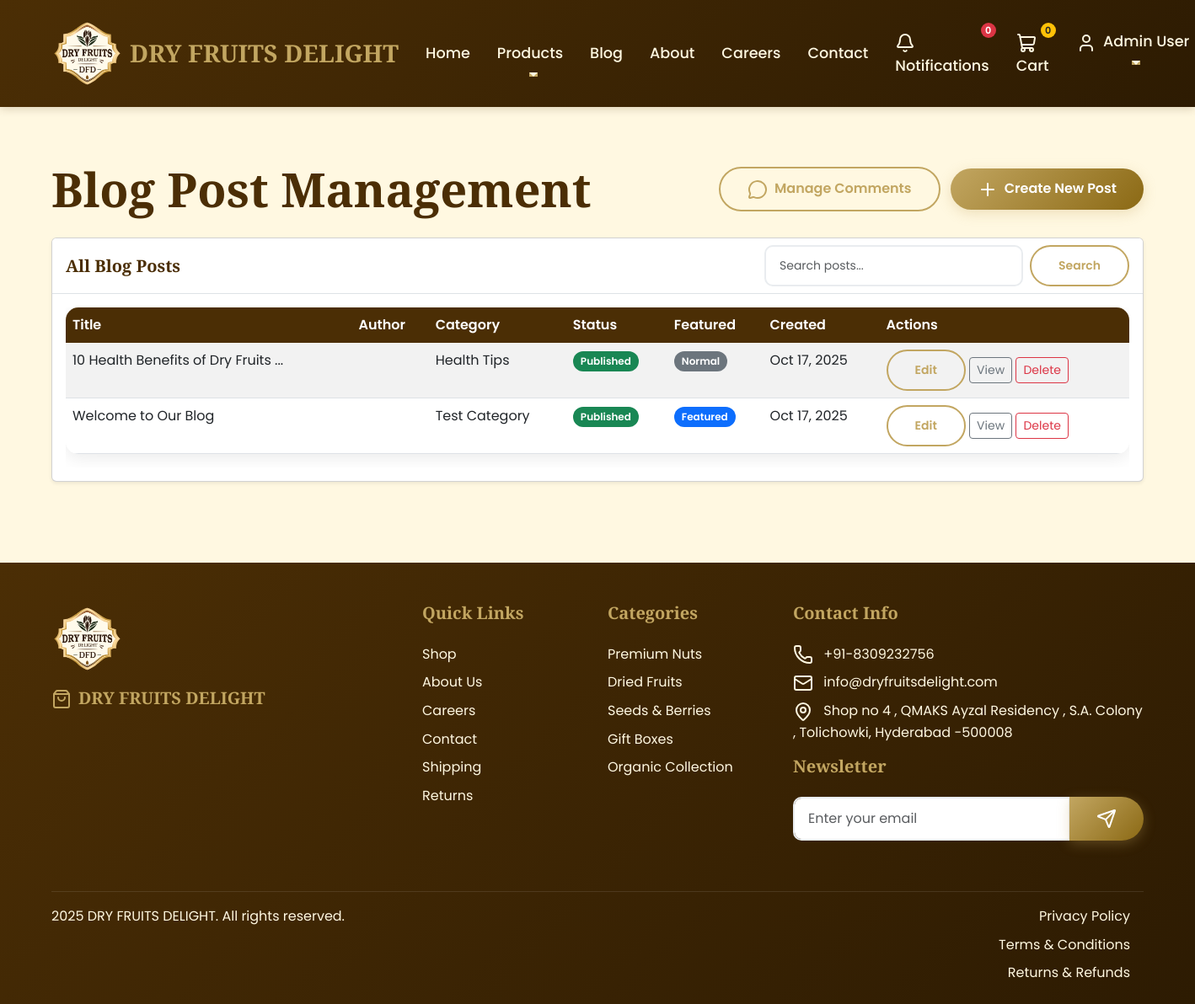
/blog/management/ (signed in), run on the app's committed database.
### apps/users/models.py (models this page shows, shortened)
class User(AbstractUser):
    full_name = models.CharField(max_length=100)
    mobile = models.CharField(max_length=15, blank=True)
    role = models.ForeignKey(Role, on_delete=models.PROTECT, null=True)
    is_active = models.BooleanField(default=True)
    date_joined = models.DateTimeField(default=timezone.now)
    @property
    def is_admin(self):
        return self.role and self.role.name == 'admin'

### apps/blog/models.py (models this page shows, shortened)
class Post(models.Model):
    STATUS_CHOICES = [
        ('draft', 'Draft'),
        ('published', 'Published'),
    ]
    title = models.CharField(max_length=200)
    slug = models.SlugField(unique=True)
    author = models.ForeignKey(User, on_delete=models.CASCADE, related_name='blog_posts')
    category = models.ForeignKey(Category, on_delete=models.CASCADE, related_name='posts')
    excerpt = models.TextField(max_length=300, blank=True, help_text='Brief summary of the post')
    content = models.TextField()
    featured_image = models.ImageField(upload_to='blog/', blank=True, null=True)
    is_featured = models.BooleanField(default=False)
    status = models.CharField(max_length=10, choices=STATUS_CHOICES, default='draft')
    created_at = models.DateTimeField(default=timezone.now)
    updated_at = models.DateTimeField(auto_now=True)
    published_at = models.DateTimeField(null=True, blank=True)
    meta_title = models.CharField(max_length=200, blank=True)
    meta_description = models.CharField(max_length=160, blank=True)
    keywords = models.CharField(max_length=255, blank=True, help_text="Comma-separated keywords for SEO")
    class Meta:
        ordering = ['-created_at']
        indexes = [
            models.Index(fields=['-created_at']),
            models.Index(fields=['status']),
            models.Index(fields=['is_featured']),
            models.Index(fields=['author']),
            models.Index(fields=['category']),
            models.Index(fields=['slug']),
        ]

class Category(models.Model):
    name = models.CharField(max_length=100, unique=True)
    description = models.TextField(blank=True)
    slug = models.SlugField(unique=True)
    is_active = models.BooleanField(default=True)
    created_at = models.DateTimeField(default=timezone.now)
    class Meta:
        verbose_name_plural = 'Categories'
        ordering = ['name']
        indexes = [
            models.Index(fields=['name']),
            models.Index(fields=['is_active']),
            models.Index(fields=['created_at']),
        ]

### apps/cms/models.py (models this page shows, shortened)
class FooterContent(models.Model):
    business_name = models.CharField(max_length=100, default="DRY FRUITS DELIGHT")
    copyright_text = models.CharField(max_length=200, default="© 2024 DRY FRUITS DELIGHT. All rights reserved.")
    address = models.TextField()
    phone = models.CharField(max_length=20)
    email = models.EmailField()
    facebook_url = models.URLField(blank=True)
    instagram_url = models.URLField(blank=True)
    twitter_url = models.URLField(blank=True)
    youtube_url = models.URLField(blank=True)
    is_active = models.BooleanField(default=True)
    updated_at = models.DateTimeField(auto_now=True)
    class Meta:
        verbose_name = "Footer Content"
        verbose_name_plural = "Footer Content"

### apps/blog/views.py (the view)
# urls.py: path('management/', views.post_management, name='post_management'),
@login_required
def post_management(request):
    if not request.user.is_admin:
        messages.error(request, 'Access denied. Admin privileges required.')
        return redirect('core:dashboard')
    search_query = request.GET.get('search', '')
    posts = Post.objects.select_related('author', 'category').order_by('-created_at')
    if search_query:
        query_filters = [
            Q(title__icontains=search_query),
            Q(content__icontains=search_query)
        ]
        posts = posts.filter(reduce(operator.or_, query_filters))
    paginator = Paginator(posts, 10)  # Show 10 posts per page
    page_number = request.GET.get('page')
    page_obj = paginator.get_page(page_number)
    context = {
        'posts': page_obj,
        'page_obj': page_obj,
        'search_query': search_query,
    }
    return render(request, 'blog/post_management.html', context)

### templates/blog/post_management.html (shortened to what this page needs)
{% extends 'base.html' %}
{% load static %}
{% block content %}
<div class="container py-5">
    <div class="row">
        <div class="col-12">
            <div class="d-flex justify-content-between align-items-center mb-4">
                <h1 class="display-4 fw-bold mb-0">Blog Post Management</h1>
                <div>
                    <a href="{% url 'blog:comment_management' %}" class="btn btn-outline-primary me-2">
                        <i data-lucide="message-circle" class="me-2"></i>Manage Comments
                    </a>
                    <a href="{% url 'blog:create_post' %}" class="btn btn-primary">
                        <i data-lucide="plus" class="me-2"></i>Create New Post
                    </a>
                </div>
            </div>
            <div class="card shadow-sm">
                <div class="card-header bg-white border-bottom">
                    <div class="d-flex justify-content-between align-items-center">
                        <h5 class="mb-0">All Blog Posts</h5>
                        <div>
                            <form method="get" class="d-flex">
                                <input type="text" name="search" class="form-control form-control-sm me-2" placeholder="Search posts..." value="{{ search_query }}">
                                <button class="btn btn-outline-primary btn-sm" type="submit">Search</button>
                            </form>
                        </div>
                    </div>
                </div>
                <div class="card-body">
                    {% if posts %}
                    <div class="table-responsive">
                        <table class="table table-striped">
                            <thead>
                                <tr>
                                    <th>Title</th>
                                    <th>Author</th>
                                    <th>Category</th>
                                    <th>Status</th>
                                    <th>Featured</th>
                                    <th>Created</th>
                                    <th>Actions</th>
                                </tr>
                            </thead>
                            <tbody>
                                {% for post in posts %}
                                <tr>
                                    <td>{{ post.title }}</td>
                                    <td>{{ post.author.full_name }}</td>
                                    <td>{{ post.category.name }}</td>
                                    <td>
                                        <span class="badge bg-{% if post.status == 'published' %}success{% else %}warning{% endif %}">
                                            {{ post.get_status_display }}
                                        </span>
                                    </td>
                                    <td>
                                        {% if post.is_featured %}
                                            <span class="badge bg-primary">Featured</span>
                                        {% else %}
                                            <span class="badge bg-secondary">Normal</span>
                                        {% endif %}
                                    </td>
                                    <td>{{ post.created_at|date:"M d, Y" }}</td>
                                    <td>
                                        <a href="{% url 'blog:edit_post' post.id %}" class="btn btn-sm btn-outline-primary">Edit</a>
                                        <a href="{% url 'blog:post_detail' post.slug %}" class="btn btn-sm btn-outline-secondary" target="_blank">View</a>
                                        <a href="{% url 'blog:delete_post' post.id %}" class="btn btn-sm btn-outline-danger"
                                           onclick="return confirm('Are you sure you want to delete this post?')">Delete</a>
                                    </td>
                                </tr>
                                {% endfor %}
                            </tbody>
                        </table>
                    </div>
                    {% endif %}
                </div>
            </div>
        </div>
    </div>
</div>
{% endblock %}

### templates/base.html (shortened to what this page needs)
<!DOCTYPE html>
<html lang="en">
{% load static %}
<head>
    <link href="https://cdn.jsdelivr.net/npm/bootstrap@5.3.0/dist/css/bootstrap.min.css" rel="stylesheet">
    <link href="{% static 'css/style.css' %}" rel="stylesheet">
</head>
<body class="{% if user.is_authenticated %}authenticated{% endif %}">
    <nav class="navbar navbar-expand-lg navbar-dark">
        <div class="container">
            <a class="navbar-brand" href="{% url 'core:home' %}">
                <img src="{% static 'images/dry fruits logo.png' %}" alt="DRY FRUITS DELIGHT Logo" class="me-2" style="height: 85px; width: auto; object-fit: contain;">
                DRY FRUITS DELIGHT
            </a>
            <div class="collapse navbar-collapse" id="navbarNav">
                <ul class="navbar-nav me-auto">
                    <li class="nav-item">
                        <a class="nav-link" href="{% url 'core:home' %}">Home</a>
                    </li>
                    <li class="nav-item dropdown">
                        <a class="nav-link dropdown-toggle" href="#" id="navbarDropdown" role="button" data-bs-toggle="dropdown">
                            Products
                        </a>
                    </li>
                    <li class="nav-item">
                        <a class="nav-link" href="{% url 'blog:home' %}">Blog</a>
                    </li>
                    <li class="nav-item">
                        <a class="nav-link" href="{% url 'cms:page_view' 'about' %}">About</a>
                    </li>
                    <li class="nav-item">
                        <a class="nav-link" href="{% url 'cms:page_view' 'careers' %}">Careers</a>
                    </li>
                    <li class="nav-item">
                        <a class="nav-link" href="{% url 'cms:page_view' 'contact' %}">Contact</a>
                    </li>
                </ul>
                <ul class="navbar-nav">
                    {% if user.is_authenticated %}
                        <li class="nav-item">
                            <a class="nav-link" href="#" id="notificationBell" data-bs-toggle="dropdown" aria-expanded="false">
                                <i data-lucide="bell" class="me-1"></i>
                                Notifications <span class="badge bg-danger notification-count">0</span>
                            </a>
                        </li>
                        <li class="nav-item">
                            <a class="nav-link" href="{% url 'core:cart' %}">
                                <i data-lucide="shopping-cart" class="me-1"></i>
                                Cart <span class="badge bg-warning text-dark cart-count">0</span>
                            </a>
                        </li>
                        <li class="nav-item dropdown">
                            <a class="nav-link dropdown-toggle user-menu" href="#" id="navbarDropdown" role="button" data-bs-toggle="dropdown">
                                <i data-lucide="user" class="me-1"></i>
                                {{ user.full_name|default:user.username }}
                            </a>
                        </li>
                    {% endif %}
                </ul>
            </div>
        </div>
    </nav>
    <div id="notification-popup-container" class="position-fixed bottom-0 end-0 p-3" style="z-index: 1050;"></div>
    <main>
        {% block content %}{% endblock %}
    </main>
    <footer class="footer">
        <div class="container">
            <div class="row">
                <div class="col-lg-4 col-md-6 mb-4">
                    {% if footer_content %}
                        <img src="{% static 'images/dry fruits logo.png' %}" alt="DRY FRUITS DELIGHT Logo" class="mb-3" style="height: 85px; width: auto; object-fit: contain;">
                        <h5><i data-lucide="shopping-bag" class="me-2"></i>{{ footer_content.business_name }}</h5>
                        <div class="d-flex">
                        </div>
                    {% endif %}
                </div>
                <div class="col-lg-2 col-md-6 mb-4">
                    <h5>Quick Links</h5>
                    <ul class="list-unstyled">
                        <li><a href="{% url 'core:shop' %}">Shop</a></li>
                        <li><a href="{% url 'cms:page_view' 'about' %}">About Us</a></li>
                        <li><a href="{% url 'cms:page_view' 'careers' %}">Careers</a></li>
                        <li><a href="{% url 'cms:page_view' 'contact' %}">Contact</a></li>
                        <li><a href="{% url 'cms:page_view' 'shipping' %}">Shipping</a></li>
                        <li><a href="{% url 'cms:page_view' 'returns' %}">Returns</a></li>
                    </ul>
                </div>
                <div class="col-lg-2 col-md-6 mb-4">
                    <h5>Categories</h5>
                    <ul class="list-unstyled">
                        <li><a href="{% url 'core:shop' %}?category=1">Premium Nuts</a></li>
                        <li><a href="{% url 'core:shop' %}?category=2">Dried Fruits</a></li>
                        <li><a href="{% url 'core:shop' %}?category=3">Seeds & Berries</a></li>
                        <li><a href="{% url 'core:shop' %}?category=4">Gift Boxes</a></li>
                        <li><a href="{% url 'core:shop' %}?category=5">Organic Collection</a></li>
                    </ul>
                </div>
                <div class="col-lg-4 col-md-6 mb-4">
                    <h5>Contact Info</h5>
                    {% if footer_content %}
                        <ul class="list-unstyled">
                            <li class="mb-2">
                                <i data-lucide="phone" class="me-2"></i>
                                {{ footer_content.phone }}
                            </li>
                            <li class="mb-2">
                                <i data-lucide="mail" class="me-2"></i>
                                {{ footer_content.email }}
                            </li>
                            <li class="mb-3">
                                <i data-lucide="map-pin" class="me-2"></i>
                                {{ footer_content.address|linebreaksbr }}
                            </li>
                        </ul>
                    {% endif %}
                    <h5>Newsletter</h5>
                    <form id="newsletter-form">
                        <div class="input-group">
                            <input type="email" id="newsletter-email" class="form-control" placeholder="Enter your email" required>
                            <button class="btn btn-primary" type="submit">
                                <i data-lucide="send"></i>
                            </button>
                        </div>
                    </form>
                </div>
            </div>
            <div class="footer-bottom">
                <div class="row">
                    <div class="col-md-6">
                        {% if footer_content %}
                            <p>{{ footer_content.copyright_text }}</p>
                        {% else %}
                            <p>&copy; 2025 Dry Fruit House. All rights reserved.</p>
                        {% endif %}
                    </div>
                    <div class="col-md-6 text-end" style="white-space: nowrap;">
                        <a href="{% url 'cms:page_view' 'privacy' %}" class="me-3">Privacy Policy</a>
                        <a href="{% url 'cms:page_view' 'terms' %}" class="me-3">Terms & Conditions</a>
                        <a href="{% url 'cms:page_view' 'returns' %}" class="me-3">Returns & Refunds</a>
                    </div>
                </div>
            </div>
        </div>
    </footer>
</body>
</html>

### data on the page
User: full_name "Admin User"
Post: title "10 Health Benefits of Dry Fruits ...", category.name "Health Tips", status "Published", is_featured "Normal", created_at "Oct 17, 2025"
Post: title "Welcome to Our Blog", category.name "Test Category", status "Published", is_featured "Featured", created_at "Oct 17, 2025"
FooterContent: business_name "DRY FRUITS DELIGHT", phone "+91-8309232756", email "info@dryfruitsdelight.com", address "Shop no 4 , QMAKS Ayzal Residency , S.A. Colony , Tolichowki, Hyderabad -500008", copyright_text "2025 DRY FRUITS DELIGHT. All rights reserved."
